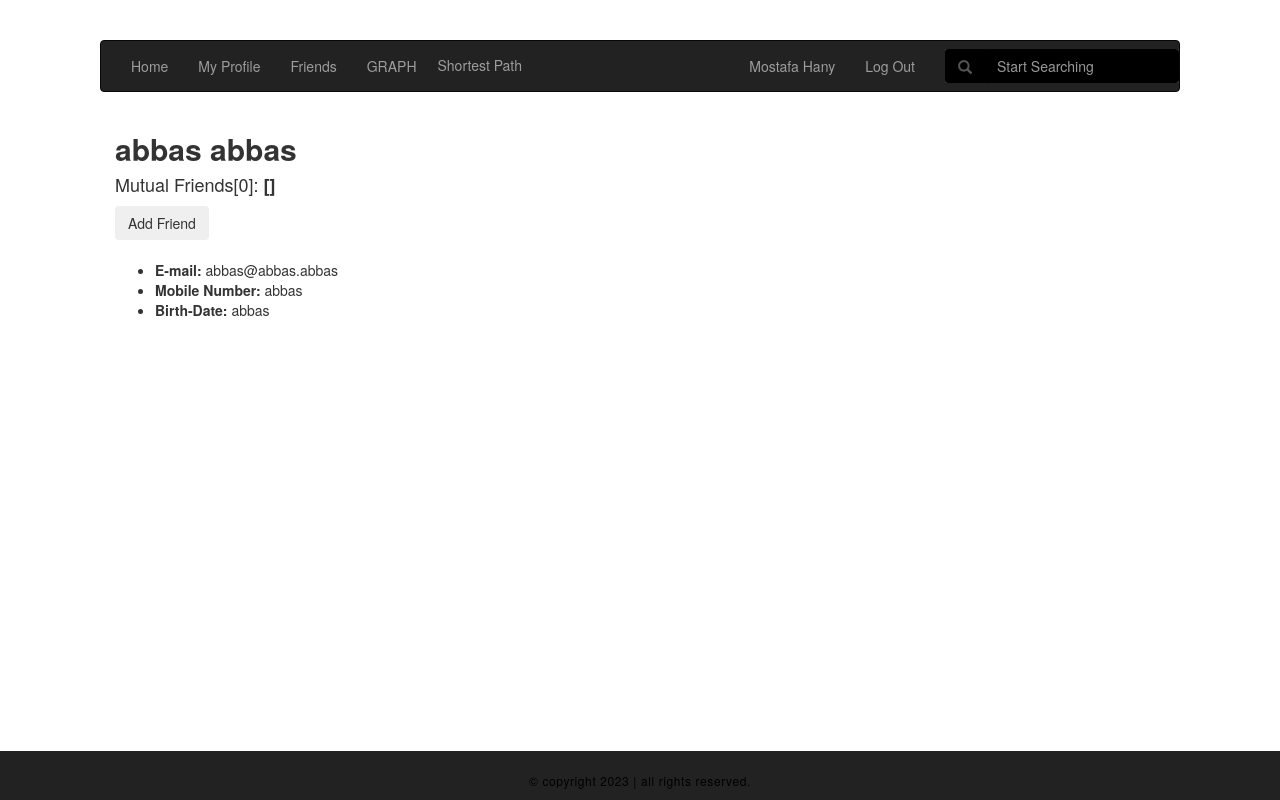
/abbas/ (signed in), run on the app's committed database.
### social_network/models.py (models this page shows)
class CustomUser(AbstractUser):
    friends = models.ManyToManyField('self')
    username = models.CharField(max_length=100, unique=True)
    password = models.CharField(max_length=100)
    email = models.CharField(max_length=100, unique=True)
    first_name = models.CharField(max_length=100)
    last_name = models.CharField(max_length=100)
    birth_date = models.CharField(max_length=10)
    gender = models.CharField(max_length=8)
    mobile_number = models.CharField(max_length=15)
    def __str__(self):
        return self.first_name + " " + self.last_name

### social_network/views.py (the view, shortened to what this page needs)
# urls.py: url(r'^(?P<username>[\w.@+-]+)/$', views.Profile.as_view(), name='profile'),
class Profile(View):
    profile = 'social_network/profile.html'
    myprofile = 'social_network/myprofile.html'
    def get(self, request, username):
        G = nx.Graph()
        for user in CustomUser.objects.all():
            G.add_node(user.username)
        for user in CustomUser.objects.all():
            for friend in user.friends.all():
                G.add_edge(user.username, friend.username)
        myuser = request.user
        touser = user
        user = CustomUser.objects.get(username=username)
        temp = list(nx.common_neighbors(G,user.username, request.user.username))
        if request.user == user:
            return render(request, self.myprofile, {'user': user})
        return render(request, self.profile, {'user': user, 'count': len(temp), 'paths': temp})

### social_network/templates/social_network/profile.html (shortened to what this page needs)
<!DOCTYPE html>
<html lang="en">
<head>
<link rel="stylesheet" href="https://cdnjs.cloudflare.com/ajax/libs/font-awesome/4.7.0/css/font-awesome.min.css">
<link rel="stylesheet" href="https://maxcdn.bootstrapcdn.com/bootstrap/3.3.7/css/bootstrap.min.css">
<link rel="stylesheet" href="https://maxcdn.bootstrapcdn.com/bootstrap/3.3.7/css/bootstrap.min.css">
</head>
<body>
<nav class="navbar navbar-inverse">
  <div class="container-fluid">
    <ul class="nav navbar-nav">
      <li ><a href="/"> Home</a></li>
      <li><a href="/{{request.user.username}}">My Profile</a></li>
      <li><a href="/{{user.username}}/friends/">Friends</a></li>
<li><a href="{%url 'graph'%}">GRAPH</a></li>
        <li><button  id="from_to">Shortest Path</button></li>
    </ul>
      <ul class="nav navbar-nav navbar-right">
           <li><a href="/{{request.user.username}}">{{request.user}}</a></li>
        <li><a href="/logout/">Log Out</a></li>
      <form class="navbar-form navbar-right" method="get" action="/">
          <div class="form-group" style="background-color:#333;">
            <div class="input-group" >
                <div class="input-group-addon" style="background-color:black;border-color:black;">
                    <span class="glyphicon glyphicon-search"></span>
                </div>
                 <input type="text" name="search" class="form-control" placeholder="Start Searching" style="background-color:black;border-color:black;">
            </div>
          </div>
      </form>
            </ul>
  </div>
</nav>
<div class="container">
    <div class="card">
      <h2 class="card-title"><b>{{user}}</b></h2>
        <h4>Mutual Friends[{{count}}]: <b>{{paths}}</b></h4>
        {%if request.user in user.friends.all%}
            <form method="post" action="">
            {% csrf_token %}
            <button type="submit" class="btn" name="unfriend" value={{user.username}}>Unfriend</button>
            </form>
        {%else%}
            <form method="post" action="">
            <button type="submit" class="btn" name="addfriend" value={{user.username}}>Add Friend</button>
            </form>
        {%endif%}
        <br>
        <ul>
         <li class="card-text" id='big_font'><b>E-mail: </b><span id='small_font'>{{user.email}}</span></li>
         <li class="card-text" id='big_font'><b>Mobile Number: </b><span id='small_font'>{{user.mobile_number}}</span></li>
            <li class="card-text" id='big_font'><b>Birth-Date: </b><span id='small_font'>{{user.birth_date}}</span></li>
</ul>
</div>
<div class="container-fluid" id="footer">
   <div>
     <p>
       &copy; copyright 2023 | all rights reserved.
     </p>
   </div>
 </div>
</div>
</body>
</html>

### social_network/templates/social_network/profile.html (style rules this page uses)
body { margin:40px 100px; }
#footer { background: #222; border-top: 1px solid #222; margin: 0; padding: 0; width: 100%; position: fixed; left: 0; bottom: 0; text-align: center; }
#footer > div { margin: 0 auto; padding: 10px 0 10px; overflow: hidden; text-align: center; width: 100%; }
#footer div p { color: #000; display: inline-block; font-size: 12px; letter-spacing: 0.05em; margin: 0; padding: 10px 0 0; text-align: center; }
#big_font { font-size: 16; }
#small_font { font-size: 14; }
#from_to { background:#222; color:#9d9d9d; border-color:#222; border:none; margin-top:13px; }

### data on the page
CustomUser: user "Mostafa Hany"
CustomUser: first_name+last_name "abbas abbas", email "abbas@abbas.abbas", mobile_number "abbas", birth_date "abbas"

### other printed values
{{ count }} "0"
{{ paths }} "[]"
